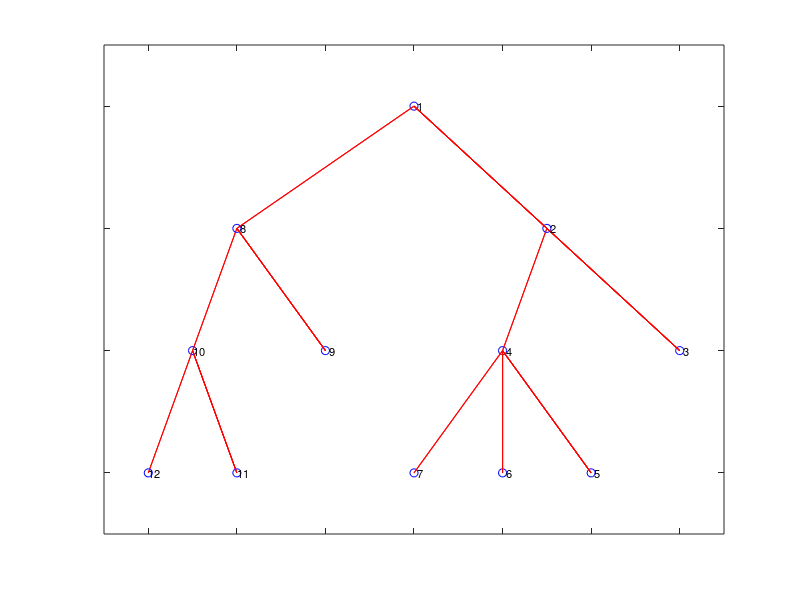

Write MATLAB code to recreate this figure.
clc,clear
nodes=[0 1 2 2 4 4 4 1 8 8 10 10];
treeplot(nodes,'.b')
count=length(nodes);
[x,y]=treelayout(nodes)
name=cellstr(num2str((1:count)'))
text(x+0.008,y,name,'FontSize',8,'color','k')